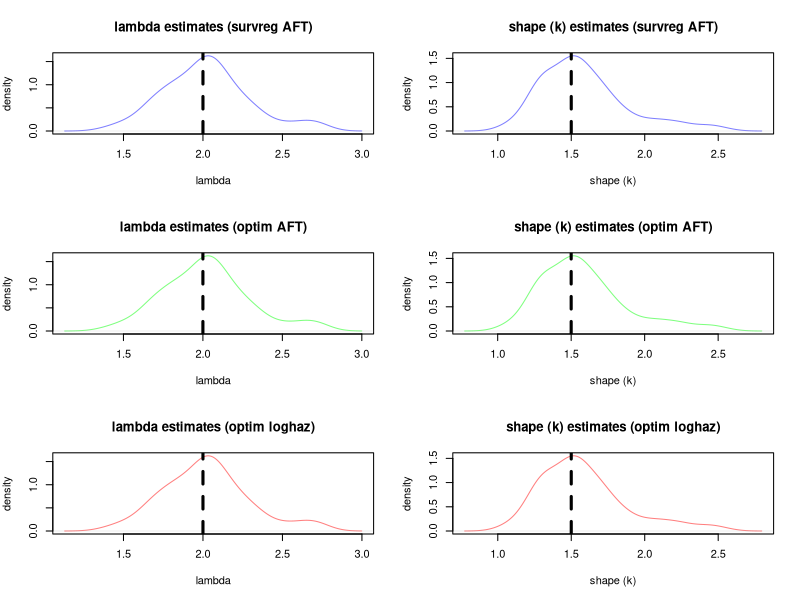

Source code (R):
# -----------------------------------------------------
# Exploring the relationship between Weibull AFT and log-hazard models:
# -----------------------------------------------------
#
# **Weibull AFT Model:**
# The AFT (Accelerated Failure Time) model is about directly modeling the 
# survival time. Here, we assume that the survival times follow a Weibull 
# distribution and we model the **time-to-event** directly.
#
# The AFT model works by transforming the survival times, typically by taking 
# the logarithm, and fitting the following relationship:
# 
#   log(T) = X * beta + epsilon
#
# Here, **T** is the time-to-event, **X** is the covariate matrix (which we’re 
# ignoring in this case), **beta** is the regression coefficient (effect of 
# covariates), and **epsilon** is the error term. 
#
# For the Weibull distribution, the survival function is:
# 
#   S(t) = exp(-(t / lambda)^k)
#
# The **scale parameter (lambda)** controls the time scale, while the **shape 
# parameter (k)** determines the rate of failure—whether events are more likely 
# to happen earlier or later in time.
#
# So, the AFT model estimates these two parameters **k** and **lambda** directly 
# by fitting the data to the Weibull distribution.

# **Log-Hazard Model:**
# The log-hazard model is a bit more indirect. Instead of modeling the survival 
# time directly, this model focuses on the **hazard function**—the rate of failure 
# at a given point in time. We can derive the log-hazard function for a Weibull 
# distribution from the following hazard and cumulative hazard functions:
#
#   h(t) = (k / lambda) * (t / lambda)^(k - 1)
#   H(t) = (t / lambda)^k
#
# The log of the hazard function gives us:
#
#   log(h(t)) = log(k) - log(lambda) + (k - 1) * log(t)
#
# In this model, we’re directly working with the **log(hazard)** as a linear function 
# of **log(t)**, where **log(k)** represents the intercept and **(k-1)** is the 
# coefficient (slope). So, here **k** is derived from the slope, and **lambda** 
# is tied to the intercept.
#
# **Key Difference:**
# The AFT and log-hazard models are estimating the same **underlying Weibull distribution** 
# but approach the data differently. The AFT model focuses on modeling the **time-to-event** 
# directly, whereas the log-hazard model focuses on the **failure rate** (hazard) over time.
#
# In short: AFT = "How long until the event?" while log-hazard = "How likely is the event 
# at this point in time?"

# To prove this, this script simulates weibull data, estimates it using 
# survreg, a custom optim function specifying an AFT weibull, and a custom
# optim function specifying a log hazard weibull. I then transform (i.e., use math)
# to show that these all recover identical estimates of the underlying parameters of 
# interest used to simulate data

#----------------------
# simulate Weibull data and compare accelerated failure time models 
# (i.e., survreg, optim) vs. a log-hazard model
set.seed(1)
library(survival)

# --- settings ---
add_censoring <- FALSE # set to TRUE to deal with nightmare of censoring
n_simulations <- 100 # number of simulations
n <- 20 # large sample size per simulation
true_k <- 1.5 # true shape parameter
true_lambda <- 2 # true scale parameter

# storage for results
lambda_values_surv <- numeric(n_simulations)
lambda_values_opt <- numeric(n_simulations)
lambda_values_loghaz <- numeric(n_simulations)
k_values_surv <- numeric(n_simulations)
k_values_opt <- numeric(n_simulations)
k_values_loghaz <- numeric(n_simulations)

# --- define likelihood functions outside the simulation loop ---

# survreg AFT Weibull fit
fit_surv <- function(tte, status) {
  fit <- survreg(Surv(tte, status) ~ 1, dist = "weibull")
  mu <- coef(fit) # survreg returns -log(lambda)
  sigma <- fit$scale # sigma = 1/k
  k <- 1 / sigma
  lambda <- exp(mu) # correct transformation for scale (lambda)
  return(c(k, lambda))
}

# custom AFT Weibull likelihood with censoring
nll_weibull_aft <- function(par, t, d) {
  mu <- par[1]
  logsigma <- par[2]
  sigma <- exp(logsigma)
  k <- 1 / sigma
  lambda <- exp(mu)
  logh <- log(k) + k * log(lambda) + (k - 1) * log(t)
  H <- (lambda * t)^k
  ll <- d * logh - H
  return(-sum(ll)) # negative log-likelihood
}

# log-hazard likelihood directly in log(k), log(lambda)
nll_loghaz <- function(par, t, d) {
  a <- par[1] # intercept
  b <- par[2] # slope
  logt <- log(t)
  eta <- a + b * logt
  h <- exp(eta)
  H <- exp(a) * t^(b + 1) / (b + 1)
  ll <- d * log(h) - H
  return(-sum(ll)) # negative log-likelihood
}

# --- simulation loop ---
for (i in 1:n_simulations) {
  # simulate weibull data
  tte <- rweibull(n, shape = true_k, scale = true_lambda)
  status <- rep(1, n) # no censoring in this case

  # --- optional censoring ---
  if (add_censoring) {
    censor_time <- quantile(tte, 0.7)
    status <- ifelse(tte <= censor_time, 1, 0)
    tte <- pmin(tte, censor_time)
  }

  # --- survreg AFT Weibull fit ---
  fit_surv_results <- fit_surv(tte, status)
  k_surv <- fit_surv_results[1]
  lambda_surv <- fit_surv_results[2]

  # --- custom AFT Weibull likelihood with censoring ---
  init <- c(log(lambda_surv), log(1 / k_surv)) # initial guesses
  fit_opt <- optim(init, nll_weibull_aft, t = tte, d = status, hessian = TRUE)
  mu_opt <- fit_opt$par[1]
  sigma_opt <- exp(fit_opt$par[2])
  k_opt <- 1 / sigma_opt
  lambda_opt <- exp(-mu_opt) # correct transformation for lambda

  # --- log-hazard likelihood directly in log(k), log(lambda) ---
  fit_loghaz <- optim(
    par = c(log(k_surv) - log(lambda_surv), k_surv - 1),
    fn = nll_loghaz,
    t = tte, d = status,
    hessian = TRUE
  )
  a_loghaz <- fit_loghaz$par[1]
  b_loghaz <- fit_loghaz$par[2]
  k_loghaz <- b_loghaz + 1
  lambda_loghaz <- exp((log(k_loghaz) - a_loghaz) / k_loghaz)

  # store results
  lambda_values_surv[i] <- lambda_surv
  lambda_values_opt[i] <- lambda_opt
  lambda_values_loghaz[i] <- lambda_loghaz
  k_values_surv[i] <- k_surv
  k_values_opt[i] <- k_opt
  k_values_loghaz[i] <- k_loghaz
}

# --- compare distributions of lambda and k ---
par(mfrow = c(3, 2), mar = c(5, 4, 4, 2))

# lambda comparison (survreg)
plot(density(lambda_values_surv),
  col = rgb(0, 0, 1, 0.5),
  main = "lambda estimates (survreg AFT)",
  xlab = "lambda", ylab = "density"
)
abline(v = true_lambda, col = "black", lty = 2, lwd = 3)

# shape (k) comparison (survreg)
plot(density(k_values_surv),
  col = rgb(0, 0, 1, 0.5),
  main = "shape (k) estimates (survreg AFT)",
  xlab = "shape (k)", ylab = "density"
)
abline(v = true_k, col = "black", lty = 2, lwd = 3)

# lambda comparison (optim)
plot(density(lambda_values_opt),
  col = rgb(0, 1, 0, 0.5),
  main = "lambda estimates (optim AFT)",
  xlab = "lambda", ylab = "density"
)
abline(v = true_lambda, col = "black", lty = 2, lwd = 3)

# shape (k) comparison (optim)
plot(density(k_values_opt),
  col = rgb(0, 1, 0, 0.5),
  main = "shape (k) estimates (optim AFT)",
  xlab = "shape (k)", ylab = "density"
)
abline(v = true_k, col = "black", lty = 2, lwd = 3)

# lambda comparison (loghaz)
plot(density(lambda_values_loghaz),
  col = rgb(1, 0, 0, 0.5),
  main = "lambda estimates (optim loghaz)",
  xlab = "lambda", ylab = "density"
)
abline(v = true_lambda, col = "black", lty = 2, lwd = 3)

# shape (k) comparison (loghaz)
plot(density(k_values_loghaz),
  col = rgb(1, 0, 0, 0.5),
  main = "shape (k) estimates (optim loghaz)",
  xlab = "shape (k)", ylab = "density"
)
abline(v = true_k, col = "black", lty = 2, lwd = 3)
